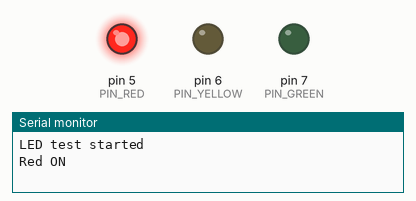
Bench run of a sketch on a simulated Arduino Uno, built with avr-gcc and run on an emulated ATmega328P. On the bench: output pins drawn as LEDs (lit = HIGH), the last lines printed to the serial monitor.

Above: at 0.5 s.
At 1.5 s:
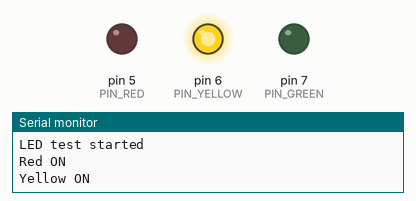
At 3.2 s:
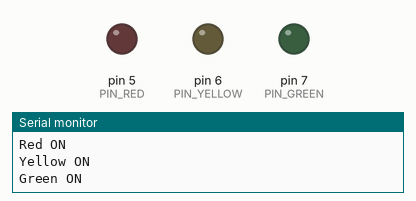
At 6.0 s:
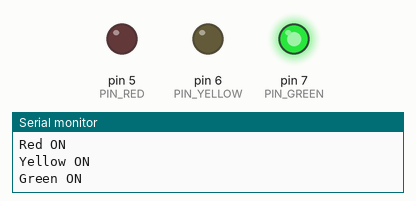
Timing chart, 0 to 8.1 s (numbered marks = the images above):
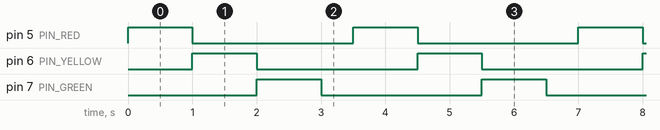

Measured:
- by itself, pin 5 (PIN_RED), pin 6 (PIN_YELLOW), pin 7 (PIN_GREEN): alternates HIGH for 1.0 s and LOW for 2.5 s
- by itself, everything shown: repeats every 3.5 s, in 4 steps

The sketch:

test-led.ino
```cpp
/*
  LED 板测试代码
  依次点亮红、黄、绿灯，每个亮1秒
*/

#define PIN_RED    5   // 红灯
#define PIN_YELLOW 6   // 黄灯
#define PIN_GREEN  7   // 绿灯

void setup() {
  Serial.begin(115200);
  pinMode(PIN_RED, OUTPUT);
  pinMode(PIN_YELLOW, OUTPUT);
  pinMode(PIN_GREEN, OUTPUT);

  // 先全部熄灭
  digitalWrite(PIN_RED, LOW);
  digitalWrite(PIN_YELLOW, LOW);
  digitalWrite(PIN_GREEN, LOW);

  Serial.println("LED test started");
}

void loop() {
  // 红灯亮1秒
  Serial.println("Red ON");
  digitalWrite(PIN_RED, HIGH);
  delay(1000);
  digitalWrite(PIN_RED, LOW);

  // 黄灯亮1秒
  Serial.println("Yellow ON");
  digitalWrite(PIN_YELLOW, HIGH);
  delay(1000);
  digitalWrite(PIN_YELLOW, LOW);

  // 绿灯亮1秒
  Serial.println("Green ON");
  digitalWrite(PIN_GREEN, HIGH);
  delay(1000);
  digitalWrite(PIN_GREEN, LOW);

  delay(500); // 间隔0.5秒
}
```
